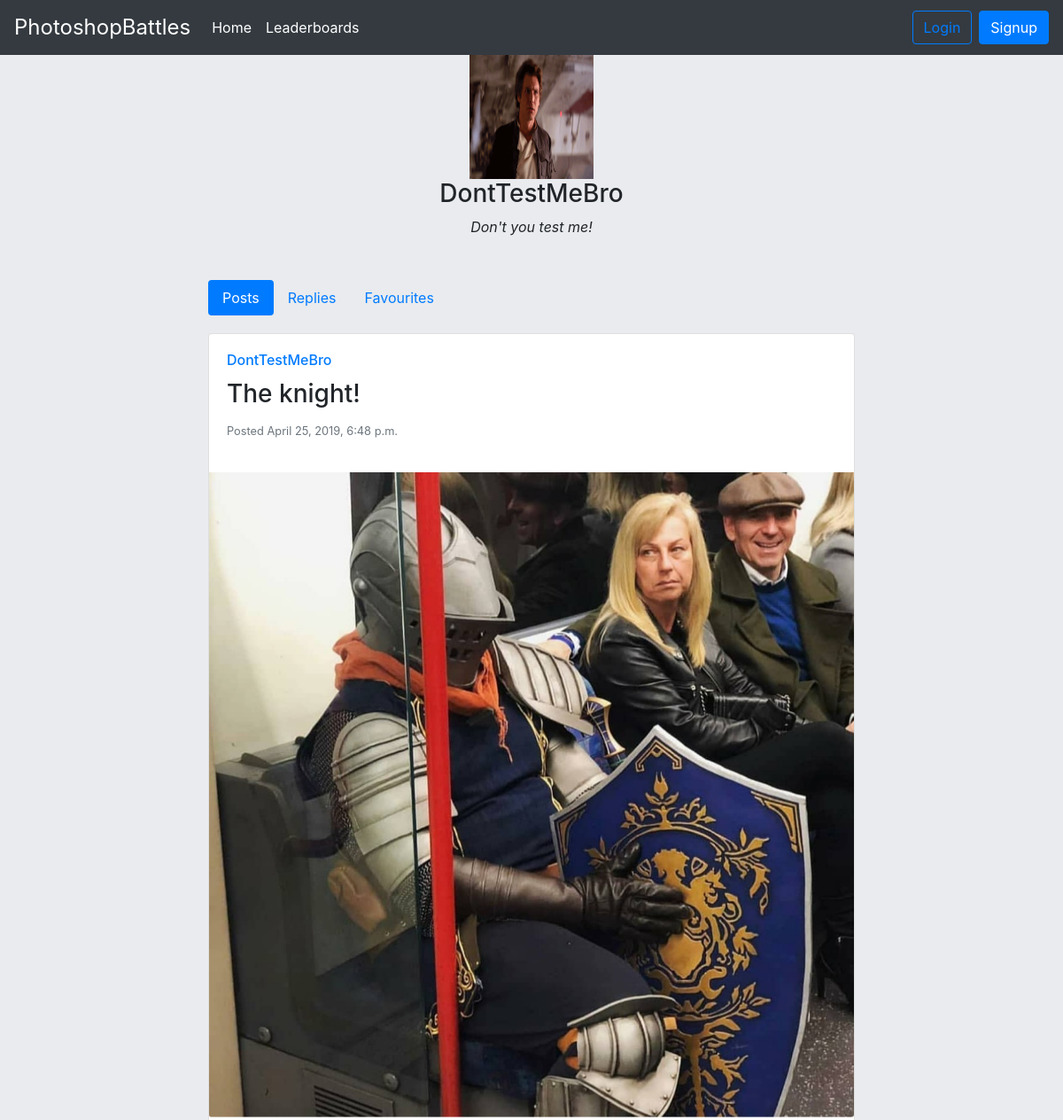
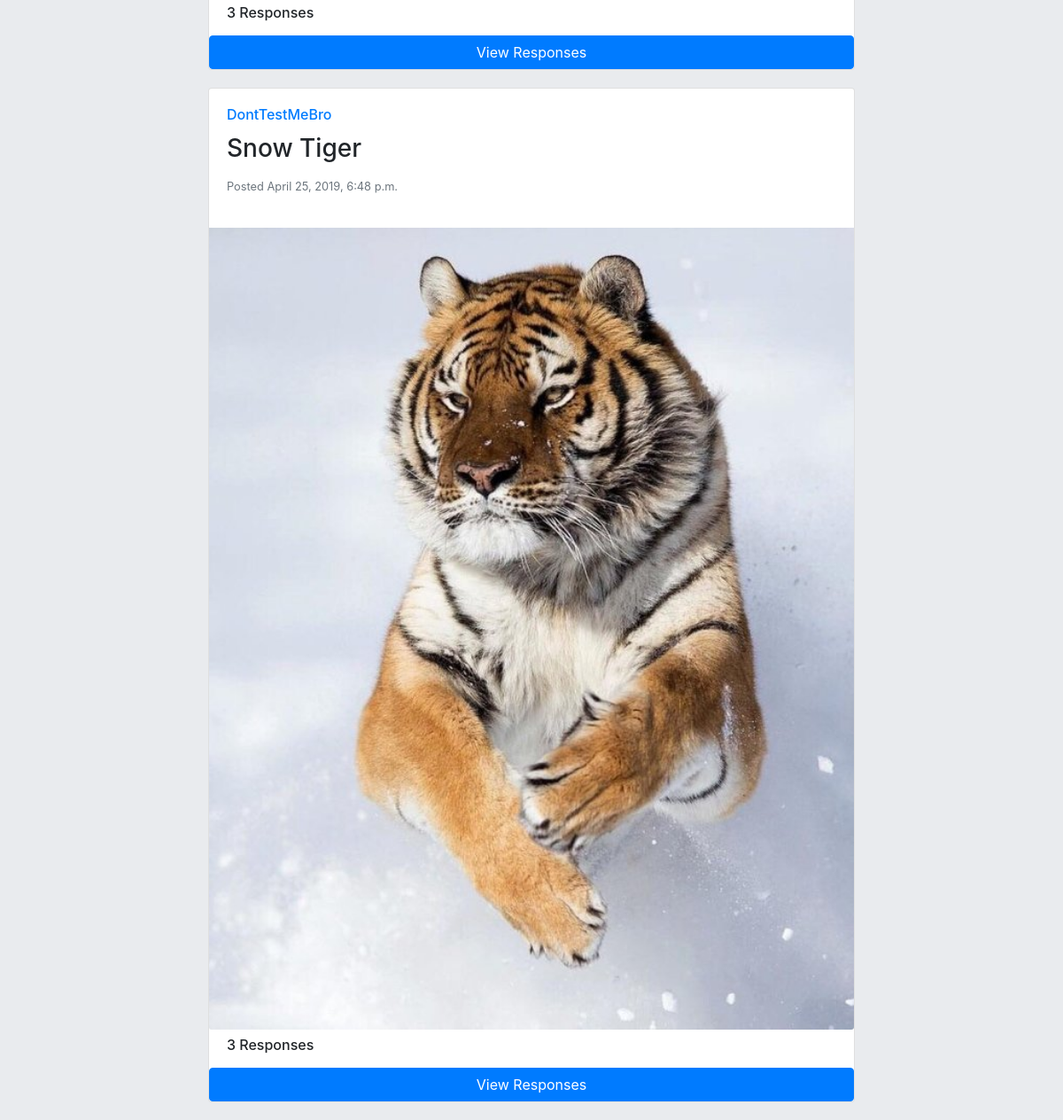
/profile/DontTestMeBro, run on the app's committed database (2 pictures, top to bottom).
### accounts/models.py (models this page shows, shortened)
class Profile(models.Model):
    user = models.OneToOneField(User, on_delete=models.CASCADE)
    image = models.ImageField(default='default.jpg', upload_to='profile_pics')
    bio = models.TextField(max_length=400, default='Bio..')

### application/models.py (models this page shows, shortened)
class Post(models.Model):
    user = models.ForeignKey(User,on_delete=models.CASCADE)
    title = models.CharField(max_length=40)
    image = models.ImageField(upload_to='post_pictures')
    pub_date = models.DateTimeField('date published')

### accounts/views.py (the view)
# urls.py: path('profile/<str:username>', profile_view),
def profile_view(request, username):
    user_object = get_object_or_404(User, username=username)
    profile = user_object.profile
    posts_by_user = Post.objects.filter(user=user_object)
    replies_by_user = Reply.objects.filter(user=user_object)
    favourited_by_user = Favourite.objects.filter(user=user_object)
    replies_favourited = []
    for f in favourited_by_user:
        replies_favourited.append(f.reply)
    context = {
        'user_object': user_object,
        'profile': profile,
        'posts_by_user': posts_by_user,
        'replies_by_user': replies_by_user,
        'replies_favourited': replies_favourited
    }
    return render(request, 'accounts/profile.html', context)

### accounts/templates/accounts/profile.html (shortened to what this page needs)
{% extends 'accounts/base_layout.html' %}
{% block container %}
<div class="row justify-content-sm-center">
    <div class="col-sm-8">
        <center>
            <img src="/media/{{profile.image}}" width="140" height="140">
            <h3>{{user_object.username}}</h3>
            <em>{{profile.bio}}</em>
            <br><br>
       </center><br>
       <ul class="nav nav-pills mb-3" id="pills-tab" role="tablist">
           <li class="nav-item">
               <a class="nav-link active" id="pills-posts-tab" data-toggle="pill" href="#pills-posts" role="tab" aria-controls="pills-posts" aria-selected="true">Posts</a>
           </li>
           <li class="nav-item">
               <a class="nav-link" id="pills-replies-tab" data-toggle="pill" href="#pills-replies" role="tab" aria-controls="pills-replies" aria-selected="false">Replies</a>
           </li>
           <li class="nav-item">
               <a class="nav-link" id="pills-favourites-tab" data-toggle="pill" href="#pills-favourites" role="tab" aria-controls="pills-favourites" aria-selected="false">Favourites</a>
           </li>
       </ul>
    <div class="tab-content" id="pills-tabContent">
       <div class="tab-pane fade show active" id="pills-posts" role="tabpanel" aria-labelledby="pills-posts-tab">
           {% for post in posts_by_user %}
           {% include 'application/post.html' %}
           {% endfor %}
       </div>
    </div>
    </div>
    </div>
</div>
{% endblock %}

### accounts/templates/accounts/base_layout.html (shortened to what this page needs)
{% load static %}
<!DOCTYPE html>
{% block html %}
<html lang="en">
    {% block head %}
    <head>
        <link rel="stylesheet" href="https://maxcdn.bootstrapcdn.com/bootstrap/4.0.0/css/bootstrap.min.css">
        <link rel="stylesheet" href="{% static 'css/main.css' %}"
        {% block extra_css %}{% endblock %}
    </head>
    {% endblock %}
    {% block body %}
    <body>
        {% block nav %}
   <nav class="navbar navbar-expand-lg navbar-dark bg-dark">
  <a class="navbar-brand site-title" href="/">PhotoshopBattles</a>
  <div class="collapse navbar-collapse" id="navbarSupportedContent">
    <ul class="navbar-nav mr-auto">
      <li class="nav-item active">
        <a class="nav-link" href="/">Home <span class="sr-only">(current)</span></a>
      </li>
      <li class="nav-item active">
        <a class="nav-link" href="/leaderboard">Leaderboards<span class="sr-only">(current)</span></a>
      </li>
    </ul>
    <ul class="navbar-nav m1-auto">
    {% if not user.is_authenticated %}
        <li class="nav-item">
        <a class="btn btn-outline-primary" href="/account/login">Login</a>
      </li>
       <li class="nav-item">
        <a class="btn btn-primary signup-button" href="/account/register">Signup</a>
      </li>
    {% endif %}
    </ul>
  </div>
</nav>
        {% endblock %}
        {% block body_content %}
            <div class="container">
                {% block container %}{% endblock %}
        {% endblock %}
    </body>
    {% endblock %}
</html>
{% endblock %}

### application/templates/application/post.html (shortened to what this page needs)
<div class="post">
  <div class="card">
    <div class="card-body">
      <h6 class="card-title username"><a href="/profile/{{post.user}}">{{post.user}}</a></h6>
      <h3 class="card-title post-title">{{post.title}}</h6>
      <p class="card-text date-posted post-date"><small class="text-muted">Posted {{post.pub_date}}</small></p>
    </div>
    <img class="card-img-bottom" src="/media/{{ post.image }}" alt="{{post.title}}" >
    {% if post.reply_set.all %}
    {% if post.reply_set.count >= 1 %}
    <h6 class="reply-heading">{{ post.reply_set.count }} Responses</h6>
    <button type="button" class="btn btn-primary" data-toggle="modal" data-target=".bd-example-modal-md-{{post.id}}">View Responses</button>
    {% endif %}
    {% endif %}
  </div>
</div>

### static/css/main.css (style rules this page uses)
body { background: #E9EBEE; }
@media only screen and (min-width: 992px) { .signup-button { margin-left: 8px; } }
.site-title { font-size: 1.5rem; }
.post { margin: 20px 0; }
.reply-heading { padding: 0.5rem 1.25rem; }
.post-date { float:left; }

### data on the page
Profile: image (picture), bio "Don't you test me!"
Post: user "DontTestMeBro", title "The knight!", pub_date "April 25, 2019, 6:48 p.m.", image (picture), reply_set.count "3"
Post: user "DontTestMeBro", title "Snow Tiger", pub_date "April 25, 2019, 6:48 p.m.", image (picture), reply_set.count "3"

### other printed values
{{ user_object.username }} "DontTestMeBro"
